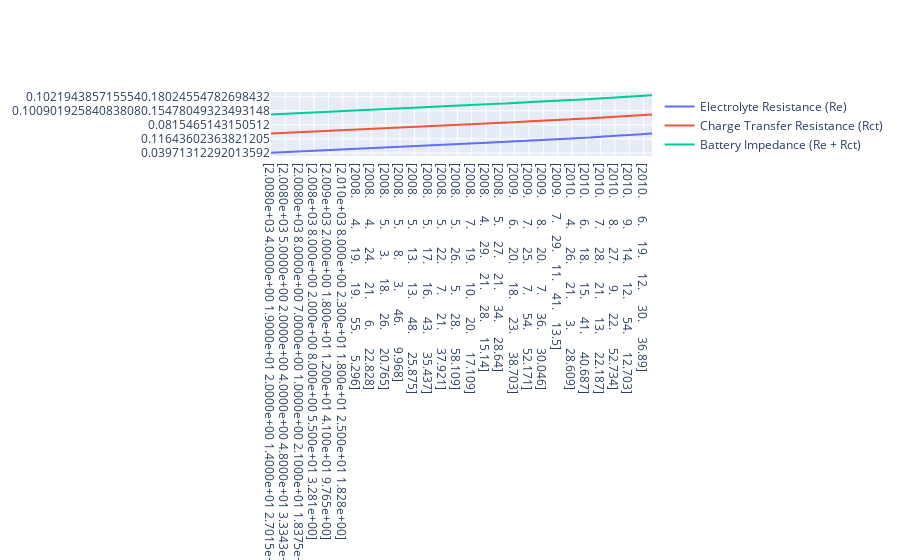

The notebook cell this image was saved under:
### Code cell
fig_combined.add_trace(go.Scatter(
    x=impedance_data['start_time'], y=impedance_data['Re'],
    mode='lines', name='Electrolyte Resistance (Re)'
))

fig_combined.add_trace(go.Scatter(
    x=impedance_data['start_time'], y=impedance_data['Rct'],
    mode='lines', name='Charge Transfer Resistance (Rct)'
))

fig_combined.add_trace(go.Scatter(
    x=impedance_data['start_time'], y=impedance_data['Battery_Impedance'],
    mode='lines', name='Battery Impedance (Re + Rct)'
))

### Figure 1 — Plotly figure (JSON) as saved in the notebook; plotly's stock layout.template omitted (floating-point values rounded to 4 significant figures; data arrays with more than 128 entries replaced by an {"elided": "..."} marker saying what was removed)
{"data": [{"mode": "lines", "name": "Electrolyte Resistance (Re)", "type": "scatter", "x": {"elided": "1956 str values"}, "y": {"elided": "1956 str values"}}, {"mode": "lines", "name": "Charge Transfer Resistance (Rct)", "type": "scatter", "x": {"elided": "1956 str values"}, "y": {"elided": "1956 str values"}}, {"mode": "lines", "name": "Battery Impedance (Re + Rct)", "type": "scatter", "x": {"elided": "1956 str values"}, "y": {"elided": "1956 str values"}}], "layout": {"autosize": true, "xaxis": {"autorange": true, "range": [0, 638], "type": "category"}, "yaxis": {"autorange": true, "range": [-325.9, 6193.0], "type": "category"}}}
